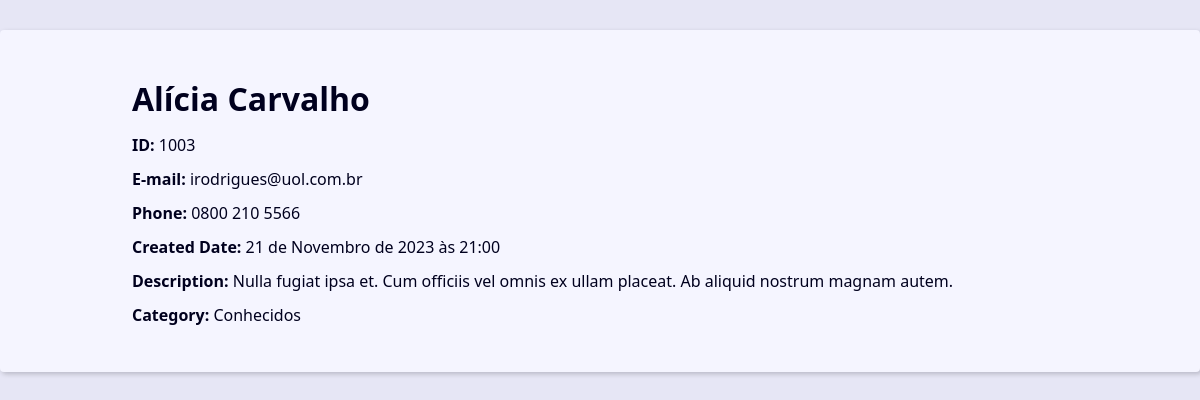
Screenshot of /1003/ with the database file from the repository.
### contact/models.py (models this page shows, shortened)
class Contact(models.Model):
    first_name = models.CharField(max_length=50)
    last_name = models.CharField(max_length=50)
    phone = models.CharField(max_length=50)
    email = models.EmailField(max_length=254, blank=True)
    created_date = models.DateTimeField(default=timezone.now)
    description = models.TextField(blank=True)
    show = models.BooleanField(default=True)
    picture = models.ImageField(blank=True, upload_to='pictures/%Y/%m/')
    category = models.ForeignKey(
        Category,
        on_delete=models.SET_NULL,
        blank=True, null=True
        )
    owner = models.ForeignKey(
        User,
        on_delete=models.SET_NULL,
        blank=True, null=True
        )

class Category(models.Model):
    class Meta:
        verbose_name = 'Category'
        verbose_name_plural = 'Categories'
    name = models.CharField(max_length=50)

### contact/views/contact_views.py (the view)
# urls.py: path('<int:contact_id>/', views.contact, name='contact'),
def contact(request, contact_id):
    single_contact = get_object_or_404(
        Contact, pk=contact_id, show=True
    )
    context = {
        'contact' : single_contact,
    }
    return render(
        request,
        'contact/contact.html',
        context
    )

### contact/templates/contact/contact.html
{% extends 'global/base.html' %}
{% block content %}
    <div class="single-contact">
        <h1 class="single-contact-name">
            {{contact.first_name}} {{contact.last_name}}
        </h1>
        <p><b>ID:</b> {{contact.id}} </p>
        <p><b>E-mail:</b> {{contact.email}} </p>
        <p><b>Phone:</b> {{contact.phone}} </p>
        <p><b>Created Date:</b> {{contact.created_date}} </p>
        <p><b>Description:</b> {{contact.description}} </p>
        <p><b>Category:</b> {{contact.category.name}} </p>
    </div>
{% endblock content %}

### base_static/global/css/style.css (style rules this page uses)
:root { --spacing: 1.5rem; --link-dark-color: rgb(0, 83, 134); --link-light-color: rgb(156, 217, 255); --clr-white: rgb(245, 245, 255); --clr-black: rgb(0, 0, 30); --clr-light-gray: rgb(230, 230, 245); --clr-dark-shadow-5: rgba(0, 0, 10, 5%); --clr-dark-shadow-10: rgba(0, 0, 10, 10%); --clr-dark-shadow-20: rgba(0, 0, 10, 20%); --clr-light-shadow-5: rgba(200, 200, 255, 5%); --clr-light-shadow-10: rgba(200, 200, 255, 10%); --clr-light-shadow-20: rgba(200, 200, 255, 20%); --main-page-width: 120rem; --table-min-width: 60rem; --biggest-font-size: 5rem; --bigger-font-size: 4rem; --big-font-size: 3.2rem; --medium-font-size: 2.4rem; --small-font-size: 1.6rem; --smaller-font-size: 1.4rem; --smallest-font-size: 1.2rem; --transition-fast: 300ms; --transition-medium: 600ms; --transition-slow: 1s; --default-border-radius: 4px; }
*, *::before, *::after { margin: 0; padding: 0; box-sizing: border-box; }
html { font-size: 62.5%; }
body { font-family: system-ui, -apple-system, BlinkMacSystemFont, 'Segoe UI', Roboto, Oxygen, Ubuntu, Cantarell, 'Open Sans', 'Helvetica Neue', sans-serif; line-height: 1.5; font-size: var(--small-font-size); color: var(--clr-black); -webkit-font-smoothing: antialiased; background: var(--clr-light-gray); }
@media (min-width: 600px) { .single-contact { max-width: 80%; margin: calc(var(--spacing) * 2) auto; } }
.single-contact h1 { margin: 1rem 0; }
.single-contact p { margin: 1rem 0; }

### rows the page displays
Contact: first_name "Alícia", last_name "Carvalho", id "1003", email "irodrigues@uol.com.br", phone "0800 210 5566", created_date "21 de Novembro de 2023 às 21:00", description "Nulla fugiat ipsa et. Cum officiis vel omnis ex ullam placeat. Ab aliquid nostrum magnam autem.", category.name "Conhecidos"
